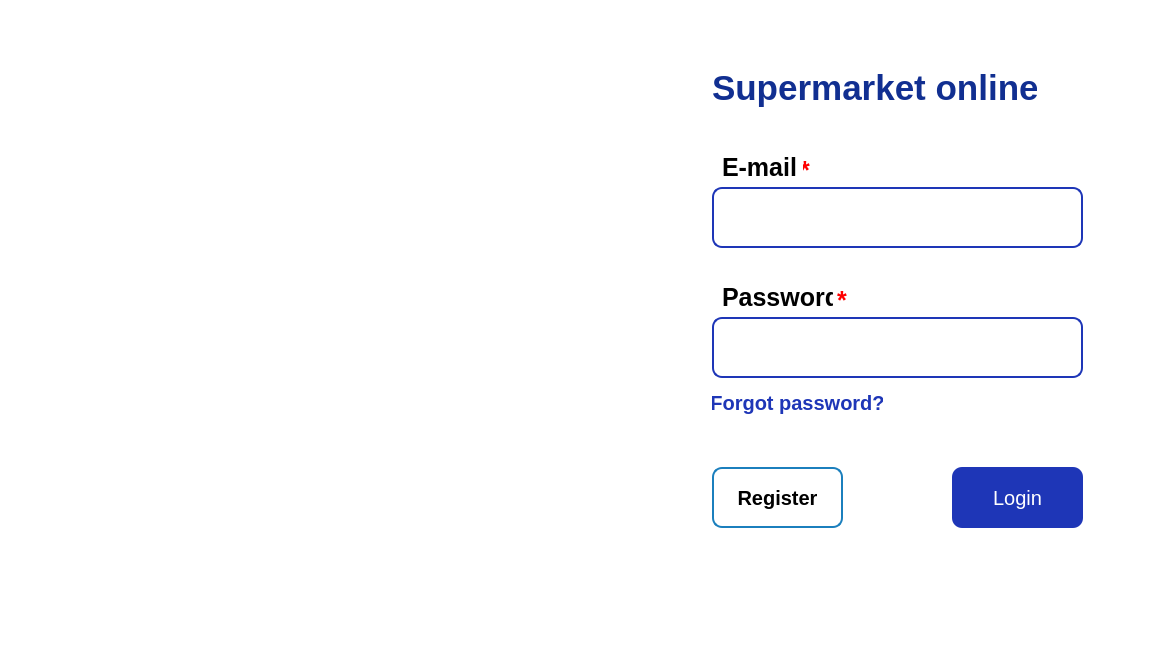
<?xml version="1.0" encoding="UTF-8"?>
<ui version="4.0">
 <class>MainWindowLogin</class>
 <widget class="QMainWindow" name="MainWindowLogin">
  <property name="geometry">
   <rect>
    <x>0</x>
    <y>0</y>
    <width>1167</width>
    <height>650</height>
   </rect>
  </property>
  <property name="windowTitle">
   <string>MainWindow</string>
  </property>
  <property name="styleSheet">
   <string notr="true">background-color:white;
</string>
  </property>
  <widget class="QWidget" name="centralwidget">
   <widget class="QStackedWidget" name="pages">
    <property name="geometry">
     <rect>
      <x>10</x>
      <y>0</y>
      <width>1151</width>
      <height>601</height>
     </rect>
    </property>
    <property name="styleSheet">
     <string notr="true"/>
    </property>
    <widget class="QWidget" name="login">
     <widget class="QWidget" name="widget" native="true">
      <property name="geometry">
       <rect>
        <x>0</x>
        <y>0</y>
        <width>1151</width>
        <height>601</height>
       </rect>
      </property>
      <property name="styleSheet">
       <string notr="true"/>
      </property>
      <widget class="QLineEdit" name="lineEdit">
       <property name="geometry">
        <rect>
         <x>702</x>
         <y>187</y>
         <width>371</width>
         <height>61</height>
        </rect>
       </property>
       <property name="styleSheet">
        <string notr="true">border-style: solid;
border-radius: 10px;
border-width: 2px;
border-color: #1E36B7;
background-color: #FFFFFF;
font-size: 25px;</string>
       </property>
      </widget>
      <widget class="QPushButton" name="pushButton_3">
       <property name="geometry">
        <rect>
         <x>942</x>
         <y>467</y>
         <width>131</width>
         <height>61</height>
        </rect>
       </property>
       <property name="styleSheet">
        <string notr="true">background-color: #1E36B7;
color: #FFFFFF;
border-radius: 10px;
font-size: 20px;</string>
       </property>
       <property name="text">
        <string>Login</string>
       </property>
      </widget>
      <widget class="QPushButton" name="view">
       <property name="geometry">
        <rect>
         <x>1032</x>
         <y>335</y>
         <width>31</width>
         <height>29</height>
        </rect>
       </property>
       <property name="styleSheet">
        <string notr="true">background-color: white;
border-radius: 10px;</string>
       </property>
       <property name="text">
        <string/>
       </property>
       <property name="icon">
        <iconset resource="resources.qrc">
         <normaloff>:/imgs/register_page/view.png</normaloff>:/imgs/register_page/view.png</iconset>
       </property>
      </widget>
      <widget class="QLabel" name="label_4">
       <property name="geometry">
        <rect>
         <x>827</x>
         <y>290</y>
         <width>63</width>
         <height>20</height>
        </rect>
       </property>
       <property name="styleSheet">
        <string notr="true">color: red;
font-weight:bold;
font-size: 25px;</string>
       </property>
       <property name="text">
        <string>*</string>
       </property>
      </widget>
      <widget class="QLabel" name="label">
       <property name="geometry">
        <rect>
         <x>702</x>
         <y>67</y>
         <width>331</width>
         <height>41</height>
        </rect>
       </property>
       <property name="styleSheet">
        <string notr="true">color: #112f91;
font-size: 35px;
font-weight: bold;</string>
       </property>
       <property name="text">
        <string>Supermarket online</string>
       </property>
      </widget>
      <widget class="QLabel" name="label_7">
       <property name="geometry">
        <rect>
         <x>42</x>
         <y>17</y>
         <width>521</width>
         <height>561</height>
        </rect>
       </property>
       <property name="styleSheet">
        <string notr="true">background-image: url(&quot;:/imgs/login_page/login.svg&quot;);
background-repeat: no-repeat;
background-position: center;
border-style:none;</string>
       </property>
       <property name="text">
        <string/>
       </property>
      </widget>
      <widget class="QLabel" name="label_6">
       <property name="geometry">
        <rect>
         <x>1027</x>
         <y>82</y>
         <width>31</width>
         <height>21</height>
        </rect>
       </property>
       <property name="styleSheet">
        <string notr="true">background-image: url(&quot;:/imgs/login_page/iconofshopping.svg&quot;);
background-repeat: no-repeat;
background-position: center;
border-style:none;</string>
       </property>
       <property name="text">
        <string/>
       </property>
      </widget>
      <widget class="QLabel" name="label_3">
       <property name="geometry">
        <rect>
         <x>712</x>
         <y>287</y>
         <width>111</width>
         <height>20</height>
        </rect>
       </property>
       <property name="styleSheet">
        <string notr="true">font-size: 25px;
font-weight: bold;</string>
       </property>
       <property name="text">
        <string>Password</string>
       </property>
      </widget>
      <widget class="QLineEdit" name="lineEdit_2">
       <property name="geometry">
        <rect>
         <x>702</x>
         <y>317</y>
         <width>371</width>
         <height>61</height>
        </rect>
       </property>
       <property name="styleSheet">
        <string notr="true">border-style: solid;
border-radius: 10px;
border-width: 2px;
border-color: #1E36B7;
background-color: #FFFFFF;
font-size: 25px;</string>
       </property>
      </widget>
      <widget class="QLabel" name="label_5">
       <property name="geometry">
        <rect>
         <x>790</x>
         <y>160</y>
         <width>21</width>
         <height>20</height>
        </rect>
       </property>
       <property name="styleSheet">
        <string notr="true">color: red;
font-weight:bold;
font-size: 25px;</string>
       </property>
       <property name="text">
        <string>*</string>
       </property>
      </widget>
      <widget class="QPushButton" name="pushButton_2">
       <property name="geometry">
        <rect>
         <x>702</x>
         <y>467</y>
         <width>131</width>
         <height>61</height>
        </rect>
       </property>
       <property name="styleSheet">
        <string notr="true">border-color: #1B7FBD;
border-style:solid;
border-width: 2px;
border-radius: 10px;
font-size: 20px;
font-weight: bold;</string>
       </property>
       <property name="text">
        <string>Register</string>
       </property>
      </widget>
      <widget class="QLabel" name="label_2">
       <property name="geometry">
        <rect>
         <x>712</x>
         <y>157</y>
         <width>81</width>
         <height>20</height>
        </rect>
       </property>
       <property name="styleSheet">
        <string notr="true">font-size: 25px;
font-weight: bold;</string>
       </property>
       <property name="text">
        <string>E-mail</string>
       </property>
      </widget>
      <widget class="QPushButton" name="pushButton">
       <property name="geometry">
        <rect>
         <x>702</x>
         <y>387</y>
         <width>171</width>
         <height>31</height>
        </rect>
       </property>
       <property name="styleSheet">
        <string notr="true">font-size: 20px;
color: #1E36B7;
font-weight: bold;
border-width: 1px;
border-color: red;
border-radius: 2px;</string>
       </property>
       <property name="text">
        <string>Forgot password?</string>
       </property>
      </widget>
      <widget class="QPushButton" name="hide">
       <property name="geometry">
        <rect>
         <x>1032</x>
         <y>335</y>
         <width>31</width>
         <height>29</height>
        </rect>
       </property>
       <property name="styleSheet">
        <string notr="true">background-color: white;
border-radius: 10px;</string>
       </property>
       <property name="text">
        <string/>
       </property>
       <property name="icon">
        <iconset resource="resources.qrc">
         <normaloff>:/imgs/register_page/hide.png</normaloff>:/imgs/register_page/hide.png</iconset>
       </property>
      </widget>
      <zorder>lineEdit</zorder>
      <zorder>pushButton_3</zorder>
      <zorder>label_4</zorder>
      <zorder>label</zorder>
      <zorder>label_7</zorder>
      <zorder>label_6</zorder>
      <zorder>label_3</zorder>
      <zorder>lineEdit_2</zorder>
      <zorder>label_5</zorder>
      <zorder>pushButton_2</zorder>
      <zorder>label_2</zorder>
      <zorder>pushButton</zorder>
      <zorder>hide</zorder>
      <zorder>view</zorder>
     </widget>
    </widget>
    <widget class="QWidget" name="forgot_password">
     <widget class="QWidget" name="widget_2" native="true">
      <property name="geometry">
       <rect>
        <x>-10</x>
        <y>0</y>
        <width>1161</width>
        <height>591</height>
       </rect>
      </property>
      <widget class="QLineEdit" name="id_input_forgot">
       <property name="geometry">
        <rect>
         <x>440</x>
         <y>300</y>
         <width>261</width>
         <height>51</height>
        </rect>
       </property>
       <property name="styleSheet">
        <string notr="true">border-radius: 8px;
border-color: #B6AFAF;
border-style: solid;
border-width: 1px;
font-weight: bold;
font-size: 20px;
text-align: center;</string>
       </property>
       <property name="text">
        <string/>
       </property>
       <property name="alignment">
        <set>Qt::AlignCenter</set>
       </property>
       <property name="placeholderText">
        <string>Enter your ID ...</string>
       </property>
      </widget>
      <widget class="QPushButton" name="verifyidentity">
       <property name="geometry">
        <rect>
         <x>730</x>
         <y>300</y>
         <width>211</width>
         <height>41</height>
        </rect>
       </property>
       <property name="styleSheet">
        <string notr="true">border-radius: 17px;
background-color: #112f91;
font-weight: bold;
font-size: 20px;
color: white;</string>
       </property>
       <property name="text">
        <string>Verify your identity</string>
       </property>
      </widget>
      <widget class="QLabel" name="label_8">
       <property name="geometry">
        <rect>
         <x>420</x>
         <y>20</y>
         <width>271</width>
         <height>101</height>
        </rect>
       </property>
       <property name="whatsThis">
        <string>&lt;html&gt;&lt;head/&gt;&lt;body&gt;&lt;p align=&quot;center&quot;&gt;Enter your&lt;/p&gt;&lt;p align=&quot;center&quot;&gt;Verification code&lt;/p&gt;&lt;/body&gt;&lt;/html&gt;</string>
       </property>
       <property name="styleSheet">
        <string notr="true">color: #000000;
font-weight: bold;
font-size: 30px;</string>
       </property>
       <property name="text">
        <string>&lt;html&gt;&lt;head/&gt;&lt;body&gt;&lt;p align=&quot;center&quot;&gt;Forgot Password&lt;/p&gt;&lt;p align=&quot;center&quot;&gt;Page&lt;/p&gt;&lt;/body&gt;&lt;/html&gt;</string>
       </property>
      </widget>
      <widget class="QLabel" name="label_9">
       <property name="geometry">
        <rect>
         <x>440</x>
         <y>150</y>
         <width>241</width>
         <height>61</height>
        </rect>
       </property>
       <property name="styleSheet">
        <string notr="true">color: grey;
font-weight: bold;
font-size: 16px;</string>
       </property>
       <property name="text">
        <string>&lt;html&gt;&lt;head/&gt;&lt;body&gt;&lt;p align=&quot;center&quot;&gt;Enter Your ID&lt;/p&gt;&lt;p align=&quot;center&quot;&gt;to make new password&lt;/p&gt;&lt;/body&gt;&lt;/html&gt;</string>
       </property>
      </widget>
      <widget class="QLineEdit" name="newpassword_input">
       <property name="geometry">
        <rect>
         <x>440</x>
         <y>400</y>
         <width>261</width>
         <height>51</height>
        </rect>
       </property>
       <property name="styleSheet">
        <string notr="true">border-radius: 8px;
border-color: #B6AFAF;
border-style: solid;
border-width: 1px;
font-weight: bold;
font-size: 20px;
text-align: center;</string>
       </property>
       <property name="text">
        <string/>
       </property>
       <property name="alignment">
        <set>Qt::AlignCenter</set>
       </property>
       <property name="placeholderText">
        <string>Enter New Password</string>
       </property>
      </widget>
      <widget class="QPushButton" name="confirmnew">
       <property name="geometry">
        <rect>
         <x>460</x>
         <y>460</y>
         <width>211</width>
         <height>41</height>
        </rect>
       </property>
       <property name="styleSheet">
        <string notr="true">border-radius: 17px;
background-color: #112f91;
font-weight: bold;
font-size: 20px;
color: white;</string>
       </property>
       <property name="text">
        <string>Confirm</string>
       </property>
      </widget>
      <widget class="QLabel" name="label_10">
       <property name="geometry">
        <rect>
         <x>600</x>
         <y>80</y>
         <width>31</width>
         <height>41</height>
        </rect>
       </property>
       <property name="text">
        <string/>
       </property>
       <property name="pixmap">
        <pixmap resource="resources.qrc">:/imgs/login_page/code.svg</pixmap>
       </property>
       <property name="scaledContents">
        <bool>true</bool>
       </property>
      </widget>
      <widget class="QLineEdit" name="email_input_forgot">
       <property name="geometry">
        <rect>
         <x>440</x>
         <y>230</y>
         <width>261</width>
         <height>51</height>
        </rect>
       </property>
       <property name="styleSheet">
        <string notr="true">border-radius: 8px;
border-color: #B6AFAF;
border-style: solid;
border-width: 1px;
font-weight: bold;
font-size: 20px;
text-align: center;</string>
       </property>
       <property name="text">
        <string/>
       </property>
       <property name="alignment">
        <set>Qt::AlignCenter</set>
       </property>
       <property name="placeholderText">
        <string>Enter Your Email...</string>
       </property>
      </widget>
      <widget class="QPushButton" name="eyepassword_hide_forgot">
       <property name="geometry">
        <rect>
         <x>674</x>
         <y>416</y>
         <width>21</width>
         <height>21</height>
        </rect>
       </property>
       <property name="text">
        <string/>
       </property>
       <property name="icon">
        <iconset resource="resources.qrc">
         <normaloff>:/imgs/sellereyepass/hide.png</normaloff>:/imgs/sellereyepass/hide.png</iconset>
       </property>
       <property name="flat">
        <bool>true</bool>
       </property>
      </widget>
      <widget class="QPushButton" name="eyepassword_view_forgot">
       <property name="geometry">
        <rect>
         <x>674</x>
         <y>416</y>
         <width>21</width>
         <height>21</height>
        </rect>
       </property>
       <property name="text">
        <string/>
       </property>
       <property name="icon">
        <iconset resource="resources.qrc">
         <normaloff>:/imgs/sellereyepass/view.png</normaloff>:/imgs/sellereyepass/view.png</iconset>
       </property>
       <property name="flat">
        <bool>true</bool>
       </property>
      </widget>
      <widget class="QPushButton" name="back_btn">
       <property name="geometry">
        <rect>
         <x>980</x>
         <y>528</y>
         <width>161</width>
         <height>31</height>
        </rect>
       </property>
       <property name="styleSheet">
        <string notr="true">font-weight: bold;
color: white;
background-color: black;
border-radius: 3px;</string>
       </property>
       <property name="text">
        <string>Back</string>
       </property>
      </widget>
     </widget>
    </widget>
   </widget>
  </widget>
  <widget class="QMenuBar" name="menubar">
   <property name="geometry">
    <rect>
     <x>0</x>
     <y>0</y>
     <width>1167</width>
     <height>26</height>
    </rect>
   </property>
  </widget>
  <widget class="QStatusBar" name="statusbar"/>
 </widget>
 <resources>
  <include location="resources.qrc"/>
 </resources>
 <connections/>
</ui>
